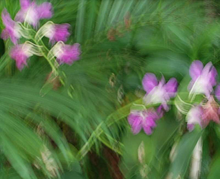
%> input picture related_project/l0/flower1.bmp, 220 x 179 px, shrunk from 401 x 326 before the run
$ octave demo_l0_single.m   (GNU Octave 9; MATLAB toolbox functions it lacks are replaced by stand-ins)
%> lines starting %> are read from the running program, lines starting %| are printed output that depends on the picture
### related_project/l0/preparedata.m
function [B_org,B] = preparedata(img_name_set)
n = length(img_name_set);
B_org = cell(n,1);
for ii = 1:n
    B_org{ii} = imread(img_name_set{ii});
end
[rr,cc,dd] = size(B_org{1});
%> rr = 179; cc = 220; dd = 3
B = zeros(rr,cc,n,'uint8');
if dd > 1
    for ii = 1:n
        B(:,:,ii) = rgb2gray(B_org{ii});
    end
else
    for ii = 1:n
        B(:,:,ii) = B_org{ii};
    end
end


end

### related_project/l0/initial_weights.m
function lambda_scale = initial_weights(B)
%input:
% B: blurry images, in [0,255]
%output:
% Ms: mask for smooth region

if max(B(:)) < 2
    B = B*255;
end

threshold = 1;

n = size(B,3);
fsize = 5;
gfilter = fspecial('gaussian',[fsize,fsize],sqrt(2));
Bx = zeros(size(B));
By = zeros(size(B));
for ii = 1:n
    % denoise using Gaussian filter
    B(:,:,ii) = imfilter(B(:,:,ii),gfilter,'same', 'replicate');
    Bx(:,:,ii) = imfilter(B(:,:,ii), [0 -1 1], 'same', 'replicate');
    By(:,:,ii) = imfilter(B(:,:,ii), [0;-1;1], 'same', 'replicate');
end
% compute gradient
G = sqrt(Bx.^2+By.^2);
G = min(G,[],3);

lambda_scale = sum(G(:)<=threshold)/numel(G); %min_lambda

end

### related_project/l0/kernel_initialize_mul.m
function K = kernel_initialize_mul(ks,n,kernel_type)
%output:
% K is ks X ks kernel
if ~exist('kernel_type','var')
    kernel_type = 'ver';
end
if ~exist('ks','var')
    ks = [3,3];
end
K = zeros([ks,n]);
hks = floor(ks/2);
switch kernel_type
    case 'ver' %vertical
        K(hks(1)+1:hks(1)+2,hks(2)+1,:) = 1;
    case 'hor' %horizontal
        K(hks(1)+1,hks(2)+1:hks(2)+2,:) = 1;
    case 'uniform'
        K(:) = 1;
    case 'delta'
        K(hks(1)+1,hks(2)+1,:) = 1;
end% switch
sumK = sum(reshape(K,size(K,1)*size(K,2),[]),1);
K = K./reshape(repmat(sumK,size(K,1)*size(K,2),1),[size(K,1),size(K,2),n]);% normalize

end

### related_project/l0/L0Restoration_mul.m
function S = L0Restoration_mul(B,kernel,lambda)
%%
% Image restoration with L0 prior
% The objective function:
% S^* = argmin \sum_i^n 1/n ||I*k_i - B_i||^2 + lambda |\nabla I|_0
% qual to
% argmin \sum_i^n 1/n 1/lambda ||I*k_i - B_i||^2 + |\nabla I|_0
%% Input:
% @Im: Blurred image
% @kernel: blur kernel
% @lambda: weight for the L0 prior
% @kappa: Update ratio in the ADM
%% Output:
% @S: Latent image
%
% The Code is created based on the method described in the following paper
%   [1] Jinshan Pan, Zhe Hu, Zhixun Su, and Ming-Hsuan Yang,
%        Deblurring Text Images via L0-Regularized Intensity and Gradient
%        Prior, CVPR, 2014.
%   [2] Li Xu, Cewu Lu, Yi Xu, and Jiaya Jia. Image smoothing via l0 gradient minimization.
%        ACM Trans. Graph., 30(6):174, 2011.
%
%   Author: Jinshan Pan (sdluran@gmail.com)
%   Date  : 05/18/2014

%% pad image
H = size(B,1);    W = size(B,2);
B = wrap_boundary_liu(B,opt_fft_size([H+size(kernel,1),W+size(kernel,2)]-1));
%% pre compuate
fx = [1, -1];
fy = [1; -1];
[N,M,D] = size(B);
sizeI2D = [N,M];
otfFx = psf2otf(fx,sizeI2D);
otfFy = psf2otf(fy,sizeI2D);
Denormin2 = abs(otfFx).^2 + abs(otfFy ).^2;
FB = B;
for ii = 1:D
    FB(:,:,ii) = fft2(B(:,:,ii));
end
%%
n = D;
S = mean(B,3);
Den_KER = zeros(sizeI2D);
Normin1 = zeros(sizeI2D);
for ii = 1:D
    this_KER = psf2otf(kernel(:,:,ii),sizeI2D);
    Den_KER = Den_KER+abs(this_KER).^2/n;
    Normin1 = Normin1+conj(this_KER).*FB(:,:,ii)/n;
end
%%
betamax = 1e5;
beta = min(1,2*lambda);
beta_step = 2;
while beta < betamax
    %h-v
    Denormin  = Den_KER + beta*Denormin2;
    h = [diff(S,1,2), S(:,1,:)-S(:,end,:)];
    v = [diff(S,1,1); S(1,:,:)-S(end,:,:)];
    t = (h.^2+v.^2)<lambda/beta;
    h(t)=0;
    v(t)=0;
    % get S
    Normin2 = [h(:,end,:) - h(:, 1,:), -diff(h,1,2)];
    Normin2 = Normin2 + [v(end,:,:) - v(1, :,:); -diff(v,1,1)];
    FS = (Normin1 + beta*fft2(Normin2))./Denormin;
    S = real(ifft2(FS));
    % update beta
    beta = beta*beta_step;
end
S = S(1:H,1:W,:);

end

### graduate-design/opt_fft_size.m
function m = opt_fft_size(n)
% opt_fft_size.m
%
%   compute an optimal data length for Fourier transforms
%
%     written by Sunghyun Cho (sodomau@postech.ac.kr)
%
persistent opt_fft_size_LUT;

LUT_size = 4096;

if isempty(opt_fft_size_LUT)
    fprintf('generate opt_fft_size_LUT\n');
    opt_fft_size_LUT = zeros(LUT_size,1);

    e2 = 1;
    while e2 <= LUT_size
        e3 = e2;
        while e3 <= LUT_size
            e5 = e3;
            while e5 <= LUT_size
                e7 = e5;
                while e7 <= LUT_size
                    if e7 <= LUT_size
                        opt_fft_size_LUT(e7) = e7;
                    end
                    if e7*11 <= LUT_size
                        opt_fft_size_LUT(e7*11) = e7*11;
                    end
                    if e7*13 <= LUT_size
                        opt_fft_size_LUT(e7*13) = e7*13;
                    end
                    e7 = e7 * 7;
                end
                e5 = e5 * 5;
            end
            e3 = e3 * 3;
        end
        e2 = e2 * 2;
    end

    nn = 0;
    for i=LUT_size:-1:1
        if opt_fft_size_LUT(i) ~= 0
            nn = i;
        else
            opt_fft_size_LUT(i) = nn;
        end
    end
end

m = zeros(size(n));
for c = 1:numel(n)
    nn = n(c);
    if nn <= LUT_size
        m(c) = opt_fft_size_LUT(nn);
    else
        m(c) = -1;
    end
end

### related_project/l0/estimate_kernel_single.m
function [K,L,opts] = estimate_kernel_single(B,K,opts)
% derivative filters
B = double(B);
if max(B(:)) > 2
    B = B/255;
end
for iter = 1:opts.xk_iter
   %% get latent image
   L = L0Restoration_mul(B,K,opts.lambda);
   %% get kernel
   [K,opts] = estimate_psf_gradient_mul(B,L,opts,K);
    if opts.verbose
        figure(1000),subplot(1,2,1),imshow(mat2gray(K(:,:,1))),
        subplot(1,2,2),imshow(mat2gray(K(:,:,2)));
        figure(2000),imshow(mat2gray(L));
        title(sprintf('iter=%d',iter));
        pause(0.01);
    end
    % update lambda
    if mod(iter,opts.iter_step) == 0
        opts.lambda = max(opts.min_lambda,opts.lambda/1.1);
    end%if
end%iter

end

### related_project/l0/demo_l0_single.m
clear,clc,close all hidden;
addpath('cho_code');
%% get input
%img_name_set = {'stone1_crop.png', 'stone2_crop.png'};
%img_name_set = {'book1.png', 'book3.png'};%,'book3.png'};
img_name_set = {'stone1.png', 'stone2.png'};
img_name_set = {'flower1.bmp', 'flower2.bmp'};% image name
% img_name_set = {'62_1_blurred.png','62_2_blurred.png'};
[B_org,B] = preparedata(img_name_set);
%> B_org = 2 items
%B = get_levin_data();
ksz = [21,21];% kernel size for each image
%% estimate kernel
%input: B in [0,1]
opts.lambda = 2e-2;% weight for L0
opts.min_lambda = 0;
opts.xk_iter = 60;
opts.iter_step = 1;

opts.verbose = 1;% visualize
opts.k_threshold = 1/20;
opts.gamma = 1;% weight for kernel
opts.gamma_correct = 1;
%%
if opts.gamma_correct ~= 1
    B = B.^opts.gamma_correct;
end

lambda_scale = initial_weights(B);
%> in initial_weights, `G = min(G,[],3);`:
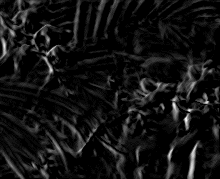
%> G: size 179x220 double; min 0, max 26, mean 1.9; drawn with min black and max white
%> in initial_weights, `lambda_scale = sum(G(:)<=threshold)/numel(G);`: lambda_scale = 0.607
%> lambda_scale = 0.607
opts.lambda = opts.lambda*lambda_scale;
%> opts.lambda = 0.0121
opts.min_lambda = opts.min_lambda*lambda_scale;
%> opts.min_lambda = 0


K = kernel_initialize_mul(ksz,size(B,3));
[K,L,opts] = estimate_kernel_single(B,K,opts);
%> the loop in estimate_kernel_single, `for iter = 1:opts.xk_iter` made 1 pass
%| generate opt_fft_size_LUT
%> the run ends on the next line
